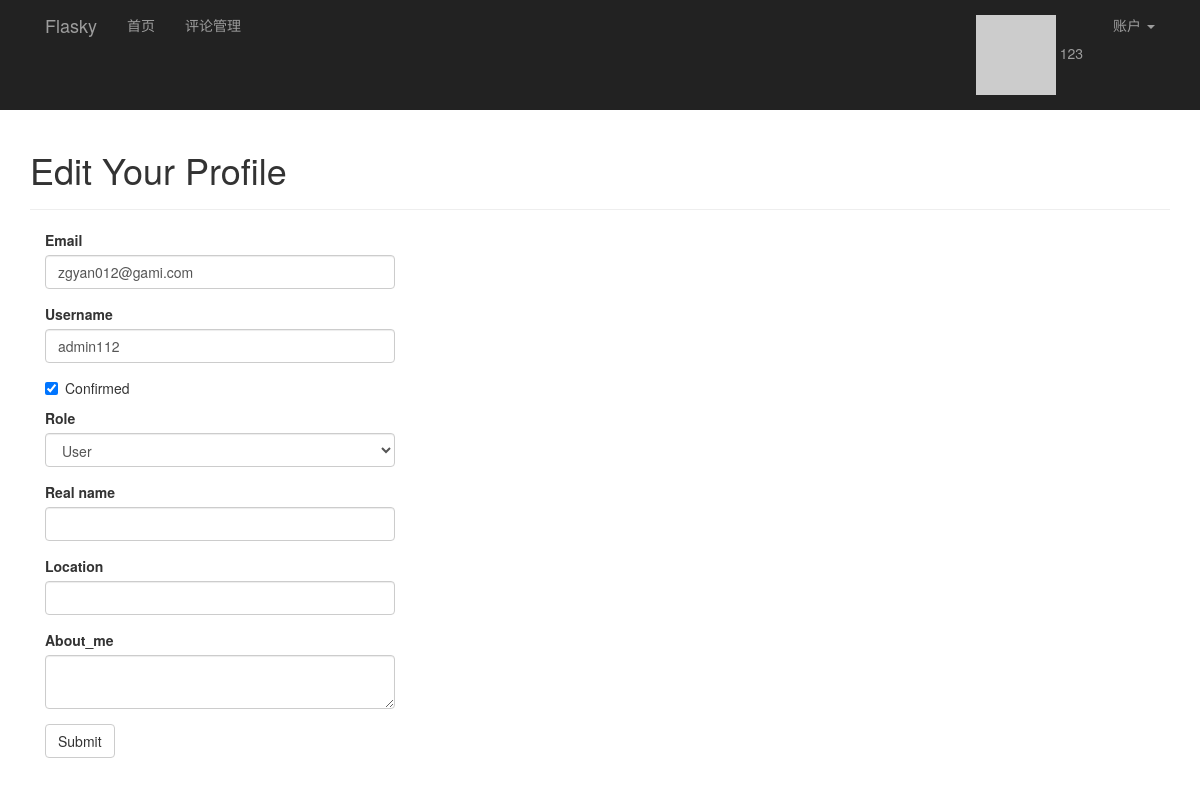
/edit-profile/3 (signed in), run on the app's committed database.
### app/models.py (models this page shows, shortened)
class User(UserMixin, db.Model):
    __tablename__ = 'users'
    id = db.Column(db.Integer, primary_key=True)
    email = db.Column(db.String(64), unique=True, index=True)
    username = db.Column(db.String(64), unique=True, index=True)
    password_hash = db.Column(db.String(128))
    confirmed = db.Column(db.Boolean, default=False)
    role_id = db.Column(db.Integer, db.ForeignKey('roles.id'))
    name = db.Column(db.String(64))
    location = db.Column(db.String(64))
    about_me = db.Column(db.TEXT())
    member_since = db.Column(db.DateTime(), default=datetime.utcnow)
    last_seen = db.Column(db.DateTime(), default=datetime.utcnow)
    avatar_hash = db.Column(db.String(32))
    ''' 查询用户写的文章,SQL:
    SELECT
        posts.id AS posts_id,
        posts.body AS posts_body,
        posts.body_html AS posts_body_html,
        posts.timestamp AS posts_timestamp,
        posts.author_id AS posts_author_id
    FROM
        posts
    WHERE
        posts.author_id = 2
    '''
    posts = db.relationship('Post', backref='author', lazy='dynamic')
    """follower_id表示关注者， followed_id表示被关注者
        查询被关注者，select * from follows  LEFT JOIN users on follower_id = id where follower_id=2
    SELECT
        follows.follower_id AS follows_follower_id,
        follows.followed_id AS follows_followed_id,
        follows.timestamp AS follows_timestamp,
        users_1.id AS users_1_id,
        users_1.email AS users_1_email,
        users_1.username AS users_1_username,
        users_1.password_hash AS users_1_password_hash,
        users_1.confirmed AS users_1_confirmed,
        users_1.role_id AS users_1_role_id,
        users_1.name AS users_1_name,
        users_1.location AS users_1_location,
        users_1.about_me AS users_1_about_me,
        users_1.member_since AS users_1_member_since,
        users_1.last_seen AS users_1_last_seen,
        users_1.avatar_hash AS users_1_avatar_hash,
        users_2.id AS users_2_id,
        users_2.email AS users_2_email,
        users_2.username AS users_2_username,
        users_2.password_hash AS users_2_password_hash,
        users_2.confirmed AS users_2_confirmed,
        users_2.role_id AS users_2_role_id,
        users_2.name AS users_2_name,
        users_2.location AS users_2_location,
        users_2.about_me AS users_2_about_me,
        users_2.member_since AS users_2_member_since,
        users_2.last_seen AS users_2_last_seen,
        users_2.avatar_hash AS users_2_avatar_hash
    FROM
        follows
    LEFT OUTER JOIN users AS users_1 ON users_1.id = follows.follower_id
    LEFT OUTER JOIN users AS users_2 ON users_2.id = follows.followed_id
    WHERE
        follows.follower_id = 2;
    """
    followed = db.relationship('Follow', foreign_keys=[Follow.follower_id],
                               backref=db.backref('follower', lazy='joined'),
                               lazy='dynamic',
                               cascade='all, delete-orphan')
    """ 查询关注者， select * from follows  LEFT JOIN users on followed_id = id where followed_id=3
        users_1：关注者表
        users_2：被关注者表
    SELECT
        follows.follower_id AS follows_follower_id,
        follows.followed_id AS follows_followed_id,
        follows.timestamp AS follows_timestamp,
        users_1.id AS users_1_id,
        users_1.email AS users_1_email,
        users_1.username AS users_1_username,
        users_1.password_hash AS users_1_password_hash,
        users_1.confirmed AS users_1_confirmed,
        users_1.role_id AS users_1_role_id,
        users_1.name AS users_1_name,
        users_1.location AS users_1_location,
        users_1.about_me AS users_1_about_me,
        users_1.member_since AS users_1_member_since,
        users_1.last_seen AS users_1_last_seen,
        users_1.avatar_hash AS users_1_avatar_hash,
        users_2.id AS users_2_id,
        users_2.email AS users_2_email,
        users_2.username AS users_2_username,
        users_2.password_hash AS users_2_password_hash,
        users_2.confirmed AS users_2_confirmed,
        users_2.role_id AS users_2_role_id,
        users_2.name AS users_2_name,
        users_2.location AS users_2_location,
        users_2.about_me AS users_2_about_me,
        users_2.member_since AS users_2_member_since,
        users_2.last_seen AS users_2_last_seen,
        users_2.avatar_hash AS users_2_avatar_hash
    FROM
        follows
    LEFT OUTER JOIN users AS users_1 ON users_1.id = follows.follower_id
    LEFT OUTER JOIN users AS users_2 ON users_2.id = follows.followed_id
    WHERE
        follows.followed_id = 7;
    """
    followers = db.relationship('Follow', foreign_keys=[Follow.followed_id],
                                backref=db.backref('followed', lazy='joined'),
                                lazy='dynamic',
                                cascade='all, delete-orphan')
    comments = db.relationship('Comment', backref='author', lazy='dynamic')
    @property
    def password(self):
        raise AttributeError('password is not a readable attribute')
    def ping(self):
        self.last_seen = datetime.utcnow()
        db.session.add(self)
    def gravatar(self, size=100, default='identicon', rating='g'):
        if request.is_secure:
            url = 'https://secure.gravatar.com/avatar'
        else:
            url = 'http://s.gravatar.com/avatar'
        email_hash = self.avatar_hash or hashlib.md5(self.email.encode('utf-8')).hexdigest()
        return '{url}/{hash}?s={size}&d={default}&r={rating}'.format(
            url=url, hash=email_hash, size=size, default=default, rating=rating)
    def can(self, permissions):
        return self.role is not None and (self.role.permissions & permissions) == permissions

### app/main/views.py (the view, shortened to what this page needs)
@main.route('/edit-profile/<int:id>', methods=['GET', 'POST'])
@login_required
@admin_required
def edit_profile_admin(id):
    user = User.query.get_or_404(id)
    form = EditProfileAdminForm(user=user)
    form.email.data = user.email
    form.username.data = user.username
    form.confirmed.data = user.confirmed
    form.role.data = user.role_id
    form.name.data = user.name
    form.location.data = user.location
    form.about_me.data = user.about_me
    return render_template('edit_profile.html', form=form, user=user)

### app/main/forms.py (shortened to what this page needs)
class EditProfileAdminForm(Form):
    email = StringField('Email', validators=[DataRequired(), Length(1, 64)])
    username = StringField('Username', validators=[DataRequired(), Length(1, 64),
                                                   Regexp('^[A-Za-z][A-Za-z0-9_.]*$', 0,
                                                          'Username must have only letters,'
                                                          'numbers, dots or underscores')])
    confirmed = BooleanField('Confirmed')
    role = SelectField('Role', coerce=int)
    name = StringField('Real name', validators=[Length(0, 64)])
    location = StringField('Location', validators=[Length(0, 64)])
    about_me = TextAreaField('About_me')
    submit = SubmitField('Submit')
    def __init__(self, user, *args, **kwargs):
        super(EditProfileAdminForm, self).__init__(*args, **kwargs)
        self.role.choices = [(role.id, role.name) for role in Role.query.order_by(Role.name).all()]
        self.user = user

### app/auth/views.py (called while the page is built)
@auth.before_app_request
def before_request():
    if current_user.is_authenticated:
        current_user.ping()
        if not current_user.confirmed \
                and request.endpoint[:5] != 'auth.' \
                and request.endpoint != 'static':
            return redirect(url_for('auth.unconfirmed'))

### app/main/__init__.py (called while the page is built)
@main.app_context_processor
def inject_permissions():
    return dict(Permission=Permission)

### app/models.py (called while the page is built)
@login_manager.user_loader
def load_user(user_id):
    return User.query.get(int(user_id))

### app/templates/edit_profile.html
{% extends "base.html" %}
{% import "bootstrap/wtf.html" as wtf %}
{% block page_content %}
<div class="page-header">
    <h1>Edit Your Profile</h1>
</div>
<div class="col-md-4">
    {{ wtf.quick_form(form) }}
</div>
{% endblock %}

### app/templates/base.html (shortened to what this page needs)
{% extends "bootstrap/base.html" %}
{% block head %}
{{ super() }}
<link rel="stylesheet" type="text/css" href="{{ url_for('static', filename='styles.css') }}">
{% endblock %}
{% block navbar %}
<div class="nvrbar navbar-inverse" role="navigation" >
    <div class="container">
        <div class="navbar-header">
            <a class="navbar-brand" href="{{ url_for('main.index') }}">Flasky</a>
        </div>
        <div class="navbar-collapse collpase">
            <ul class="nav  navbar-nav">
                <li><a href="{{ url_for('main.index') }}">首页</a></li>
                {% if current_user.can(Permission.MODERATE_COMMENTS) %}
                <li><a href="{{ url_for('main.moderate') }}">评论管理</a></li>
                {% endif %}
            </ul>
            <ul class="nav navbar-nav navbar-right">
                {% if current_user.is_authenticated %}
                <li>
                    <a href="{{ url_for('main.user', username=current_user.username) }}">
                        <img src="{{ current_user.gravatar(size=18) }}">
                        {{ current_user.username }}</a>
                </li>
                <li class="dropdown">
                    <a href="#" class="dropdown-toggle" data-toggle="dropdown">账户 <b class="caret"></b></a>
                </li>
                {% else %}
                <li><a href="{{ url_for('auth.register') }}">注册</a></li>
                <li><a href="{{ url_for('auth.login_username') }}">登录</a> </li>
                {% endif %}
            </ul>
        </div>
     </div>
</div>
{% endblock %}
{% block content %}
<div class="container">
    {% block page_content %}{% endblock %}
</div>
{% endblock %}

### data on the page
User: username "123"
User: email "zgyan012@gami.com", username "admin112", confirmed "☑", role "User"
